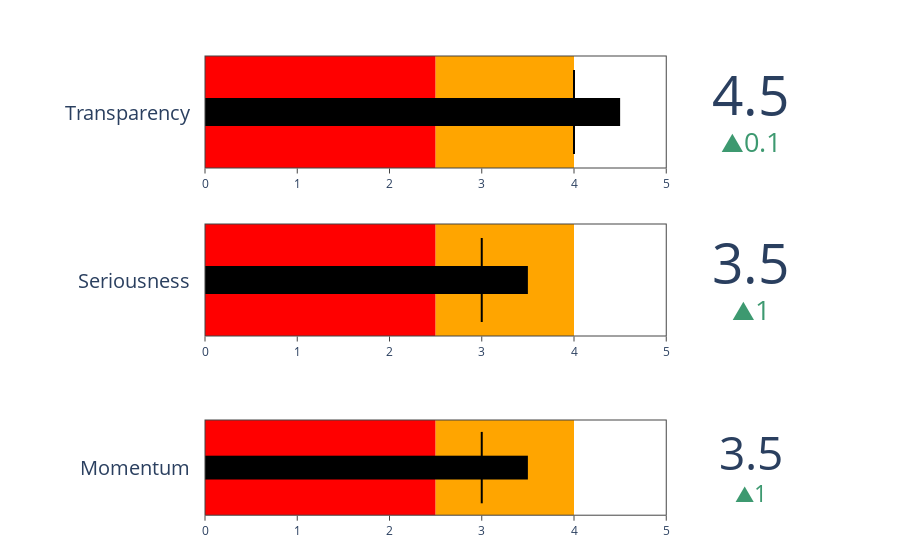

Notebook cell for this chart:
### Code cell
import plotly.graph_objects as go

fig = go.Figure()

fig.add_trace(go.Indicator(
    mode = "number+gauge+delta", value = 3.5,
    delta = {'reference': 2.5},
    domain = {'x': [0.25, 1], 'y': [0.08, 0.25]},
    title = {'text': "Momentum"},
    gauge = {
        'shape': "bullet",
        'axis': {'range': [None, 5]},
        'threshold': {
            'line': {'color': "black", 'width': 2},
            'thickness': 0.75,
            'value': 3.0},
        'steps': [
            {'range': [0, 2.5], 'color': "red"},
            {'range': [2.5, 4.0], 'color': "orange"}],
        'bar': {'color': "black"}}))

fig.add_trace(go.Indicator(
    mode = "number+gauge+delta", value = 3.5,
    delta = {'reference': 2.5},
    domain = {'x': [0.25, 1], 'y': [0.4, 0.6]},
    title = {'text': "Seriousness"},
    gauge = {
        'shape': "bullet",
        'axis': {'range': [None, 5]},
        'threshold': {
            'line': {'color': "black", 'width': 2},
            'thickness': 0.75,
            'value': 3.0},
        'steps': [
            {'range': [0, 2.5], 'color': "red"},
            {'range': [2.5, 4.0], 'color': "orange"}],
        'bar': {'color': "black"}}))

fig.add_trace(go.Indicator(
    mode = "number+gauge+delta", value = 4.5,
    delta = {'reference': 4.4},
    domain = {'x': [0.25, 1], 'y': [0.7, 0.9]},
    title = {'text' :"Transparency"},
    gauge = {
        'shape': "bullet",
        'axis': {'range': [None, 5]},
        'threshold': {
            'line': {'color': "black", 'width': 2},
            'thickness': 0.75,
            'value': 4.0},
        'steps': [
            {'range': [0, 2.5], 'color': "red"},
            {'range': [2.5, 4.0], 'color': "orange"}],
        'bar': {'color': "black"}}))
fig.update_layout(margin = {'t':0, 'b':0, 'l':0})

fig.show()

### Figure 1 — Plotly figure (JSON) as saved in the notebook; plotly's stock layout.template omitted (floating-point values rounded to 4 significant figures)
{"data": [{"delta": {"reference": 2.5}, "domain": {"x": [0.25, 1], "y": [0.08, 0.25]}, "gauge": {"axis": {"range": [null, 5]}, "bar": {"color": "black"}, "shape": "bullet", "steps": [{"color": "red", "range": [0, 2.5]}, {"color": "orange", "range": [2.5, 4]}], "threshold": {"line": {"color": "black", "width": 2}, "thickness": 0.75, "value": 3}}, "mode": "number+gauge+delta", "title": {"text": "Momentum"}, "type": "indicator", "value": 3.5}, {"delta": {"reference": 2.5}, "domain": {"x": [0.25, 1], "y": [0.4, 0.6]}, "gauge": {"axis": {"range": [null, 5]}, "bar": {"color": "black"}, "shape": "bullet", "steps": [{"color": "red", "range": [0, 2.5]}, {"color": "orange", "range": [2.5, 4]}], "threshold": {"line": {"color": "black", "width": 2}, "thickness": 0.75, "value": 3}}, "mode": "number+gauge+delta", "title": {"text": "Seriousness"}, "type": "indicator", "value": 3.5}, {"delta": {"reference": 4.4}, "domain": {"x": [0.25, 1], "y": [0.7, 0.9]}, "gauge": {"axis": {"range": [null, 5]}, "bar": {"color": "black"}, "shape": "bullet", "steps": [{"color": "red", "range": [0, 2.5]}, {"color": "orange", "range": [2.5, 4]}], "threshold": {"line": {"color": "black", "width": 2}, "thickness": 0.75, "value": 4}}, "mode": "number+gauge+delta", "title": {"text": "Transparency"}, "type": "indicator", "value": 4.5}], "layout": {"margin": {"b": 0, "l": 0, "t": 0}}}
